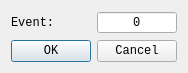
<?xml version="1.0" encoding="UTF-8"?>
<ui version="4.0">
 <class>EventCfgDlg</class>
 <widget class="QDialog" name="EventCfgDlg">
  <property name="geometry">
   <rect>
    <x>0</x>
    <y>0</y>
    <width>174</width>
    <height>67</height>
   </rect>
  </property>
  <property name="windowTitle">
   <string>Event Config</string>
  </property>
  <layout class="QGridLayout" name="gridLayout">
   <item row="1" column="0" colspan="2">
    <widget class="QDialogButtonBox" name="btnBox">
     <property name="font">
      <font>
       <family>Consolas</family>
      </font>
     </property>
     <property name="orientation">
      <enum>Qt::Horizontal</enum>
     </property>
     <property name="standardButtons">
      <set>QDialogButtonBox::Cancel|QDialogButtonBox::Ok</set>
     </property>
    </widget>
   </item>
   <item row="0" column="0">
    <widget class="QLabel" name="eventLbl">
     <property name="font">
      <font>
       <family>Consolas</family>
      </font>
     </property>
     <property name="text">
      <string>Event:</string>
     </property>
    </widget>
   </item>
   <item row="0" column="1">
    <widget class="QSpinBox" name="event">
     <property name="font">
      <font>
       <family>Consolas</family>
      </font>
     </property>
     <property name="alignment">
      <set>Qt::AlignCenter</set>
     </property>
     <property name="buttonSymbols">
      <enum>QAbstractSpinBox::NoButtons</enum>
     </property>
     <property name="minimum">
      <number>0</number>
     </property>
     <property name="maximum">
      <number>200</number>
     </property>
     <property name="value">
      <number>0</number>
     </property>
    </widget>
   </item>
  </layout>
 </widget>
 <resources/>
 <connections>
  <connection>
   <sender>btnBox</sender>
   <signal>accepted()</signal>
   <receiver>EventCfgDlg</receiver>
   <slot>accept()</slot>
   <hints>
    <hint type="sourcelabel">
     <x>248</x>
     <y>254</y>
    </hint>
    <hint type="destinationlabel">
     <x>157</x>
     <y>274</y>
    </hint>
   </hints>
  </connection>
  <connection>
   <sender>btnBox</sender>
   <signal>rejected()</signal>
   <receiver>EventCfgDlg</receiver>
   <slot>reject()</slot>
   <hints>
    <hint type="sourcelabel">
     <x>316</x>
     <y>260</y>
    </hint>
    <hint type="destinationlabel">
     <x>286</x>
     <y>274</y>
    </hint>
   </hints>
  </connection>
 </connections>
</ui>
